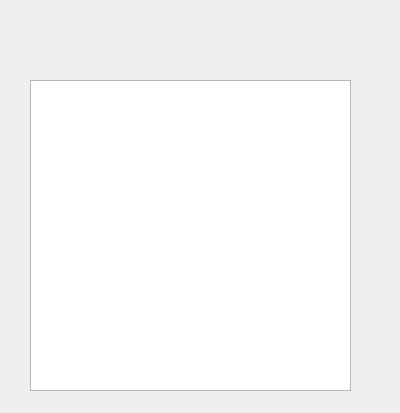
<?xml version="1.0" encoding="UTF-8"?>
<ui version="4.0">
 <class>AdvertisementInterface</class>
 <widget class="QWidget" name="AdvertisementInterface">
  <property name="geometry">
   <rect>
    <x>0</x>
    <y>0</y>
    <width>400</width>
    <height>413</height>
   </rect>
  </property>
  <property name="windowTitle">
   <string>Form</string>
  </property>
  <widget class="QGraphicsView" name="graphicsView">
   <property name="geometry">
    <rect>
     <x>30</x>
     <y>80</y>
     <width>321</width>
     <height>311</height>
    </rect>
   </property>
  </widget>
 </widget>
 <resources/>
 <connections/>
</ui>
